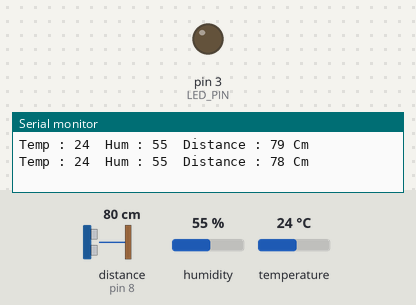
Recording of a sketch running on a simulated Arduino Uno, built with avr-gcc and run on an emulated ATmega328P. Shown: output pins drawn as LEDs (lit = HIGH), the last lines printed to the serial monitor. Wiring (inferred from the names in the program): ultrasonic range finder: trigger pin 9; echo pin 8. The test bench sets the inputs (shaded band); at power-on: distance to the obstacle (sensor on pin 8) 80 cm, humidity 55 %, temperature 24 °C. The echo pulse lasts 58.3 µs per cm; pins used as bus, display or sensor lines are not drawn.

Above: at 2.3 s.
2.4 s: distance to the obstacle (sensor on pin 8) set to 13 cm
4.7 s: distance to the obstacle (sensor on pin 8) set to 10 cm
At 5.4 s:
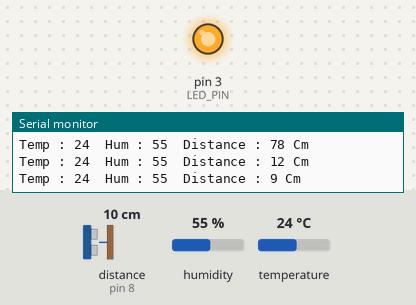
9.9 s: distance to the obstacle (sensor on pin 8) set to 18 cm
At 10.5 s:
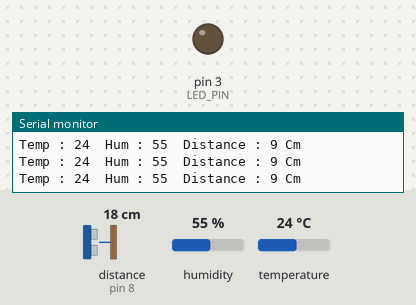
12.0 s: distance to the obstacle (sensor on pin 8) set to 2 cm
At 13.2 s:
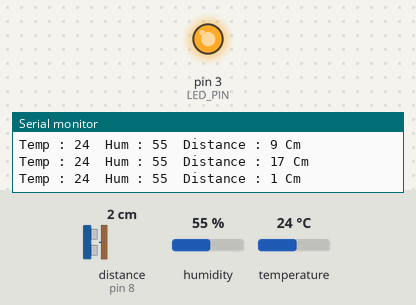
Timing chart, 0 to 15.0 s (numbered marks = the images above; inputs shaded):
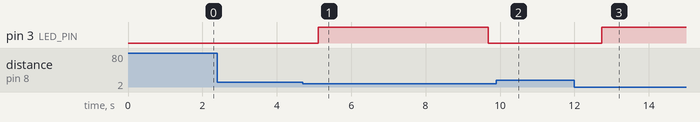

The sketch:

source.ino
```cpp
#include <DHT11.h>

#define LED_PIN 3 // Trig Pin 설정
#define TRIG 9 // Trig Pin 설정
#define ECHO 8 // Echo Pin 설정

// 온/습도 센서 Pin 2로 설정
DHT11 dht11(2);

// 온/습도 변수 값 선언
int temperature = 0;
int humidity = 0;

// 거리 변수 값 선언
long distance = 0;

// Count 변수 값 선언
int detectedCnt = 0;

void setup() {
  Serial.begin(9600);

  pinMode(TRIG, OUTPUT);
  pinMode(ECHO, INPUT);

  pinMode(LED_PIN, OUTPUT);
}

void loop() {
  long duration = 0;
  // 온습도 센서에서 값을 읽어들여 옴
  int result = dht11.readTemperatureHumidity(temperature, humidity);
  if (result == 0) {
  } else {
      Serial.println(DHT11::getErrorString(result));
  }

  // 초음파 센서 값 읽어들여 옴
  digitalWrite(TRIG, LOW);
  delayMicroseconds(2);
  digitalWrite(TRIG, HIGH);
  delayMicroseconds(10);
  digitalWrite(TRIG, LOW);

  duration = pulseIn(ECHO, HIGH);
  distance = duration * 17 /1000;

  Serial.print("Temp : ");
  Serial.print(temperature);
  Serial.print("\tHum : ");
  Serial.print(humidity);
  Serial.print("\tDistance : ");
  Serial.print(distance);
  Serial.println(" Cm");

  // 거리가 10cm 이내면 LED를 켠다
  if (distance <= 10) {
    digitalWrite(LED_PIN, HIGH);
  }

  // LED가 켜져 있는지 확인한다
  if (digitalRead(LED_PIN)) {
    // 켜져있으면 detectedCnt 값을 1 증가시킨다
    detectedCnt++;
  }

  // detectedCnt 값이 3이라면 (3초가 지났을 상황) LED를 끈다
  if (detectedCnt > 3) {
    digitalWrite(LED_PIN, LOW);
    detectedCnt = 0;
  }

  delay(1000);
}
```

Measured:
- the behaviour switches between 12 and 11 cm on distance to the obstacle (sensor on pin 8) (found by bisection; images 0 and 1)
- after the input at 4.7 s, pin 3 (LED_PIN): LOW → HIGH after 0.41 s, → LOW 4.6 s later
- after the input at 9.9 s, pin 3 (LED_PIN): stays LOW (without the input it goes to HIGH after 1.3 s)
- after the input at 12.0 s, pin 3 (LED_PIN): LOW → HIGH after 0.73 s
